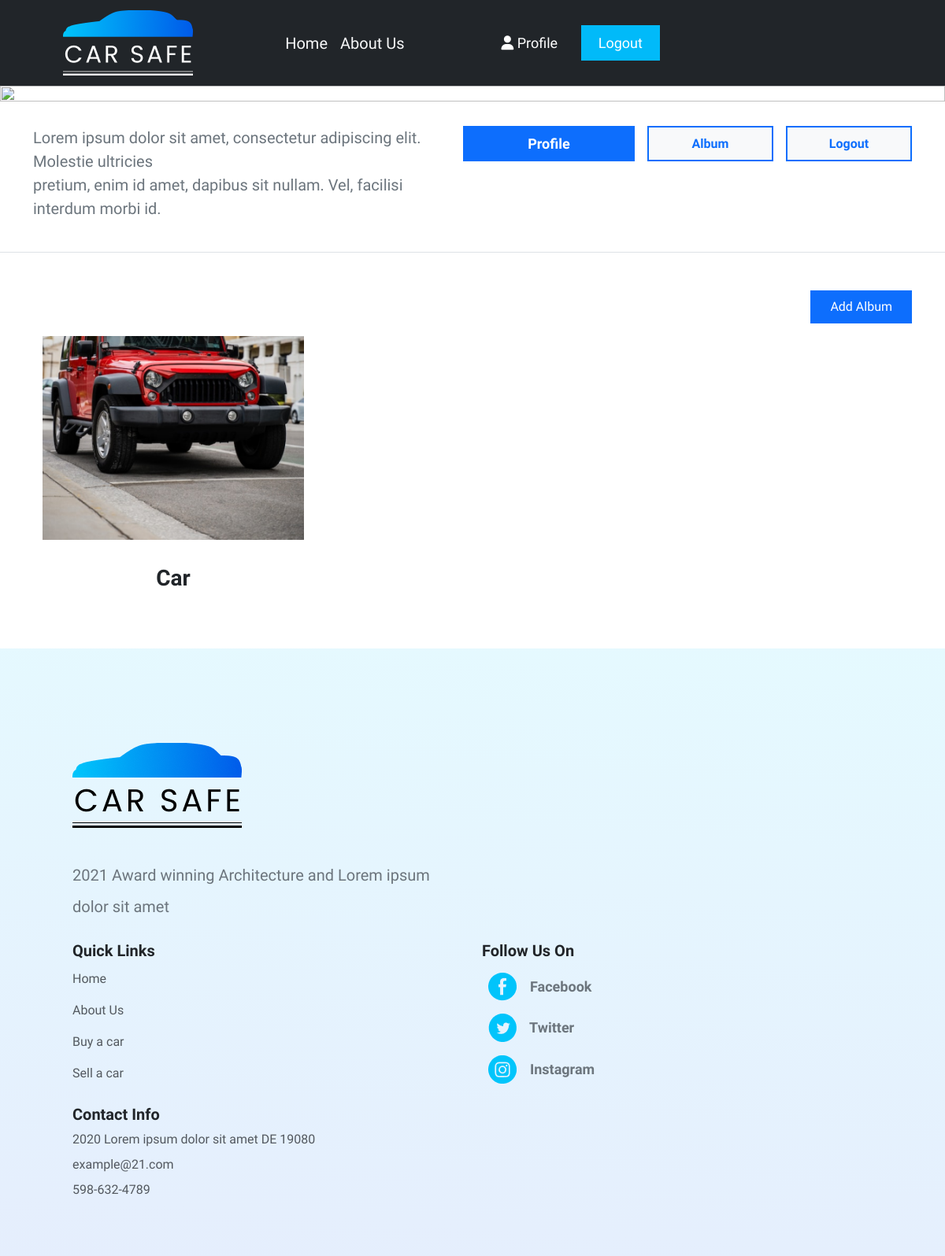
/album-gallery.php (signed in), run on the app's committed database.
### tables this page shows
CREATE TABLE `album` (
  `id` int NOT NULL,
  `user_id` int NOT NULL,
  `album_name` varchar(50) NOT NULL,
  `created_at` datetime NOT NULL DEFAULT CURRENT_TIMESTAMP,
  `album_cover` varchar(500) NOT NULL
);

### controller/helper.php (called while the page is built, shortened)
<?php
function getAlbum($conn)
{
  try {
    $userId = $_SESSION['userId'];
    $query = "SELECT * FROM album WHERE user_id = '$userId'";
    $result = mysqli_query($conn, $query);
    return $result;
  } catch (\Exception $e) {
    echo die('Error:' . $e->getMessage());
  }
}

### album-gallery.php (the view, shortened to what this page needs)
<?php
include('./config/db.php');
include('./controller/helper.php');
$userAlbum = getAlbum($conn);
include('./partials/indexheader.php');
include('./partials/hero-banner.php');
?>
<div class="container py-5">
    <div class="text-end pb-3">
        <a href="./controller/album.php" class="link-light link-offset-2 link-underline-opacity-0">
            <button type="button" class="btn btn-primary text-end rounded-0 px-4 py-2">
                Add Album
            </button>
        </a>
    </div>
    <div class="container">
        <div class="row g-5">
            <?php while ($row = mysqli_fetch_assoc($userAlbum)) {  ?>
                <div class="col-sm-6 mb-3  col-md-6 col-lg-4 mb-sm-0">
                    <a href="./image-gallery.php?album_id=<?php echo $row['id']; ?>" class="link-light link-offset-2 link-underline-opacity-0">
                        <div class="card border-0">
                            <img src="<?= (!empty($row['album_cover'])) ? './assets/images/album-images/' . $row['album_cover'] : './assets/images/album-images/404.jpg' ?>" alt="...">
                            <div class="card-body text-center">
                                <h3 class="card-title pt-3 fw-bold"><?php echo $row['album_name']; ?></h3>
                            </div>
                        </div>
                    </a>
                </div>
            <?php  } ?>
        </div>
    </div>
</div>
<?php include('./partials/indexfooter.php') ?>

### assets/css/style.css (style rules this page uses)
* { font-family: "Nunito Sans", sans-serif; }

### data on the page
album: album_cover (picture), album_name "Car"
